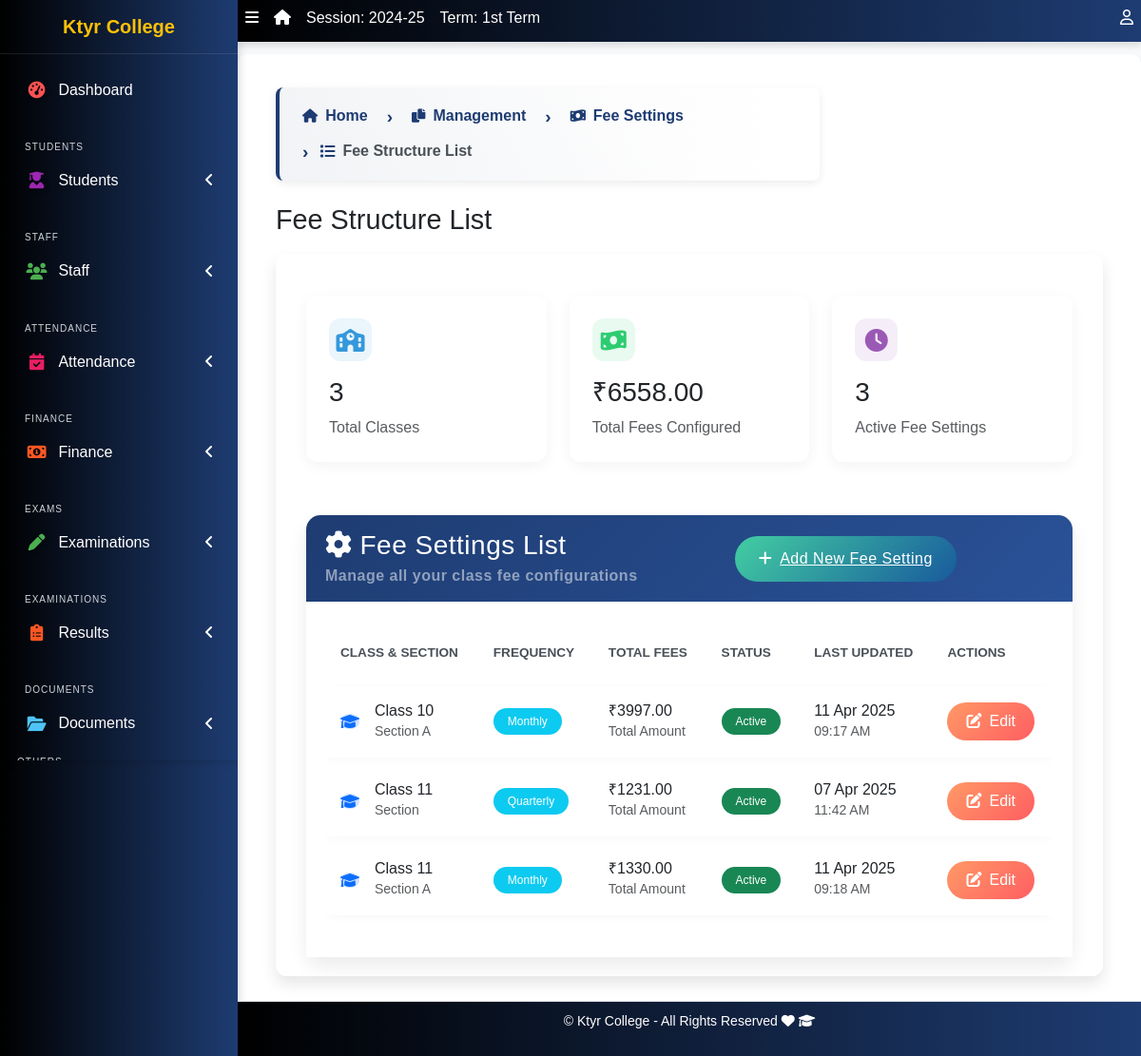
The app's page /fees/settings/list/ with its own data.
### apps/corecode/models.py (models this page shows, shortened)
class AcademicSession(models.Model):
    name = models.CharField(max_length=200, unique=True)
    current = models.BooleanField(default=True)
    class Meta:
        ordering = ["-name"]

class AcademicTerm(models.Model):
    name = models.CharField(max_length=20, unique=True)
    current = models.BooleanField(default=True)
    class Meta:
        ordering = ["name"]

class CollegeProfile(models.Model):
    college_name = models.CharField(max_length=255)
    college_address = models.TextField()
    college_email = models.EmailField()
    college_phone = models.CharField(max_length=15)
    college_logo = models.ImageField(upload_to='college_logos/', blank=True, null=True)
    established_year = models.PositiveIntegerField()
    principal_name = models.CharField(max_length=255)
    college_type = models.CharField(max_length=50, choices=[
        ('Government', 'Government'),
        ('Private', 'Private'),
        ('Semi-Government', 'Semi-Government'),
    ])
    admin_email = models.EmailField()
    admin_contact = models.CharField(max_length=15)
    facebook_link = models.URLField(blank=True, null=True)
    twitter_link = models.URLField(blank=True, null=True)
    linkedin_link = models.URLField(blank=True, null=True)

class FeeSettings(models.Model):
    class_name = models.ForeignKey('StudentClass', on_delete=models.CASCADE)
    section = models.CharField(max_length=20)
    frequency = models.CharField(max_length=20)
    created_at = models.DateTimeField(auto_now_add=True)
    updated_at = models.DateTimeField(auto_now=True)
    class Meta:
        unique_together = ['class_name', 'section']
    def get_total_fees(self):
        return sum(fee.amount - fee.discount for fee in self.fees.all())

class StudentClass(models.Model):
    name = models.CharField(max_length=200, unique=True)
    class Meta:
        verbose_name = "Class"
        verbose_name_plural = "Classes"
        ordering = ["name"]
    def __str__(self):
        return self.name

class FeeStructure(models.Model):
    fee_settings = models.ForeignKey(FeeSettings, on_delete=models.CASCADE, related_name='fees')
    fee_type = models.CharField(max_length=100)
    amount = models.DecimalField(max_digits=10, decimal_places=2)
    due_date = models.DateField()
    late_fee = models.DecimalField(max_digits=10, decimal_places=2, default=0)
    discount = models.DecimalField(max_digits=10, decimal_places=2, default=0)

### apps/corecode/views.py (the view)
# urls.py: path('fees/settings/list/', views.fee_settings_list, name='fee_settings_list'),
def fee_settings_list(request):
    fee_settings_list = FeeSettings.objects.all().order_by('class_name', 'section')
    total_classes = fee_settings_list.count()
    total_fees = sum(setting.get_total_fees() for setting in fee_settings_list)
    active_settings = fee_settings_list.count()  # Assuming all settings are active
    context = {
        'fee_settings_list': fee_settings_list,
        'total_classes': total_classes,
        'total_fees': total_fees,
        'active_settings': active_settings,
    }
    return render(request, 'corecode/fee_settings_list.html', context)

### apps/corecode/templates/corecode/fee_settings_list.html (shortened to what this page needs)
{% extends "base.html" %}
{% load static %}
{% block breadcrumb-left %}
<div class="breadcrumb-container">
  <nav aria-label="breadcrumb">
    <ol class="breadcrumb breadcrumb-chevron">
      <li class="breadcrumb-item">
        <a href="{% url 'home' %}" class="text-decoration-none fw-bold">
          <i class="fas fa-home"></i> Home
        </a>
      </li>
      <li class="breadcrumb-item">
        <a href="#" class="text-decoration-none fw-bold">
          <i class="fas fa-copy"></i> Management
        </a>
      </li>
      <li class="breadcrumb-item">
        <a href="{% url 'fee_settings' %}" class="text-decoration-none fw-bold">
          <i class="fas fa-money-bill-wave"></i> Fee Settings
        </a>
      </li>
      <li class="breadcrumb-item active" aria-current="page">
        <i class="fas fa-list"></i> Fee Structure List
      </li>
    </ol>
  </nav>
</div>
{% endblock breadcrumb-left %}
{% block title %}Fee Structure List{% endblock title %}
{% block content %}
<div class="container mt-4">
    <div class="row mb-4">
        <div class="col-md-4">
            <div class="stats-card">
                <div class="stats-icon" style="background: rgba(52, 152, 219, 0.1); color: #3498db;">
                    <i class="fas fa-school"></i>
                </div>
                <h3>{{ total_classes }}</h3>
                <p class="text-muted mb-0">Total Classes</p>
            </div>
        </div>
        <div class="col-md-4">
            <div class="stats-card">
                <div class="stats-icon" style="background: rgba(46, 204, 113, 0.1); color: #2ecc71;">
                    <i class="fas fa-money-bill-wave"></i>
                </div>
                <h3>₹{{ total_fees|floatformat:2 }}</h3>
                <p class="text-muted mb-0">Total Fees Configured</p>
            </div>
        </div>
        <div class="col-md-4">
            <div class="stats-card">
                <div class="stats-icon" style="background: rgba(155, 89, 182, 0.1); color: #9b59b6;">
                    <i class="fas fa-clock"></i>
                </div>
                <h3>{{ active_settings }}</h3>
                <p class="text-muted mb-0">Active Fee Settings</p>
            </div>
        </div>
    </div>
    <div class="fee-card">
        <div class="card-header d-flex justify-content-between align-items-center">
            <div>
                <h3 class="mb-0"><i class="fas fa-cog me-2"></i>Fee Settings List</h3>
                <p class="mb-0 mt-1 text-white-50">Manage all your class fee configurations</p>
            </div>
            <a href="{% url 'fee_settings' %}" class="add-new-btn">
                <i class="fas fa-plus me-2"></i>Add New Fee Setting
            </a>
        </div>
        <div class="card-body p-4">
            {% if fee_settings_list %}
            <div class="table-responsive">
                <table class="table table-custom">
                    <thead>
                        <tr>
                            <th>CLASS & SECTION</th>
                            <th>FREQUENCY</th>
                            <th>TOTAL FEES</th>
                            <th>STATUS</th>
                            <th>LAST UPDATED</th>
                            <th>ACTIONS</th>
                        </tr>
                    </thead>
                    <tbody>
                        {% for setting in fee_settings_list %}
                        <tr>
                            <td>
                                <div class="d-flex align-items-center">
                                    <div class="avatar-sm bg-primary-subtle rounded-circle me-3 d-flex align-items-center justify-content-center">
                                        <i class="fas fa-graduation-cap text-primary"></i>
                                    </div>
                                    <div>
                                        <h6 class="mb-0">Class {{ setting.class_name }}</h6>
                                        <small class="text-muted">Section {{ setting.section }}</small>
                                    </div>
                                </div>
                            </td>
                            <td>
                                <span class="badge badge-custom bg-info">{{ setting.frequency }}</span>
                            </td>
                            <td>
                                <h6 class="mb-0">₹{{ setting.get_total_fees|floatformat:2 }}</h6>
                                <small class="text-muted">Total Amount</small>
                            </td>
                            <td>
                                <span class="badge badge-custom bg-success">Active</span>
                            </td>
                            <td>
                                <div>
                                    <h6 class="mb-0">{{ setting.updated_at|date:"d M Y" }}</h6>
                                    <small class="text-muted">{{ setting.updated_at|time:"H:i A" }}</small>
                                </div>
                            </td>
                            <td>
                                <a href="{% url 'fee_settings' %}?class_name={{ setting.class_name.id }}&section={{ setting.section }}"
                                   class="btn btn-edit">
                                    <i class="fas fa-edit me-2"></i>Edit
                                </a>
                            </td>
                        </tr>
                        {% endfor %}
                    </tbody>
                </table>
            </div>
            {% endif %}
        </div>
    </div>
</div>
{% endblock %}

### templates/base.html (shortened to what this page needs)
{% load static %}
<!DOCTYPE html>
<html lang="en">
<head>
  <link rel="stylesheet" href="{% static 'dist/css/preload.css' %}">
  <link rel="stylesheet" href="{% static 'plugins/fontawesome-free/css/all.min.css' %}">
  <link rel="stylesheet" href="{% static 'plugins/toastr/toastr.min.css' %}">
<link rel="stylesheet" href="https://cdn.jsdelivr.net/npm/bootstrap-icons/font/bootstrap-icons.css">
    <link rel="stylesheet" href="https://cdnjs.cloudflare.com/ajax/libs/font-awesome/6.5.0/css/all.min.css">
  <link rel="stylesheet"
    href="{% static 'plugins/overlayScrollbars/css/OverlayScrollbars.min.css' %}">
  <link rel="stylesheet" href="{% static 'plugins/Datatables/datatables.min.css' %}" />
  <link rel="stylesheet" href="{% static 'dist/css/adminlte.min.css' %}">
  <link rel="stylesheet" href="https://cdnjs.cloudflare.com/ajax/libs/font-awesome/6.0.0-beta3/css/all.min.css">
  <link rel="stylesheet" href="https://cdn.jsdelivr.net/npm/bootstrap@5.3.0/dist/css/bootstrap.min.css">
  <link rel="stylesheet" href="{% static 'dist/css/style.css' %}">
  <link rel="stylesheet" href="{% static 'dist/css/sidebar-fix.css' %}">
</head>
<body class="hold-transition sidebar-mini layout-fixed layout-navbar-fixed layout-footer-fixed">
  <div class="wrapper">
    <nav class="main-header navbar navbar-expand navbar-dark">
      <ul class="navbar-nav">
        <li class="nav-item">
          <a class="nav-link" data-widget="pushmenu" href="#" role="button"><i
              class="fas fa-bars"></i></a>
        </li>
        <li class="nav-item d-none d-sm-inline-block">
          <a href="{% url 'home' %} " class="nav-link"><i class="fa fa-home"></i></a>
        </li>
        <li class="nav-item d-none d-sm-inline-block">
          <a href="{% url 'current-session' %}" class="nav-link">Session: {{ current_session }}</a>
        </li>
        <li class="nav-item d-none d-sm-inline-block">
          <a href="{% url 'current-session' %}" class="nav-link">Term: {{ current_term }}</a>
        </li>
      </ul>
      <ul class="navbar-nav ml-auto">
        <li class="nav-item dropdown">
          <a class="nav-link" data-toggle="dropdown" href="#">
            <i class="far fa-user"></i>
          </a>
        </li>
      </ul>
    </nav>
    <aside class="main-sidebar sidebar-dark-primary">
      <a href="{% url 'home' %}" class="brand-link">{{ profile.college_name | default:"MySchool" }}</a>
<div class="sidebar">
  <nav class="mt-2">
      <ul class="nav nav-pills nav-sidebar flex-column" data-widget="treeview" role="menu" data-accordion="false">
          <li class="nav-item">
              <a href="{% url 'home' %}" class="nav-link {% if request.resolver_match.url_name == 'home' %}active{% endif %}">
                  <i class="nav-icon fas fa-tachometer-alt" style="color: #ff5733; text-shadow: 2px 2px 5px rgba(0, 0, 0, 0.3);"></i>
                  <p>Dashboard</p>
              </a>
          </li>
          <li class="nav-header">Students</li>
          <li class="nav-item has-treeview  {% if request.resolver_match.url_name in 'student-list student-create student-details  ' %}menu-open{% endif %}">
              <a href="#" class="nav-link  " >
                  <i class="nav-icon fas fa-user-graduate" style="color: #3399ff; text-shadow: 2px 2px 5px rgba(0, 0, 0, 0.3);"></i>
                  <p>Students<i class="fas fa-angle-left right"></i></p>
              </a>
          </li>
          <li class="nav-header">Staff</li>
          <li class="nav-item has-treeview  {% if request.resolver_match.url_name in 'staff-list non-teaching-staffs-list' %}menu-open{% endif %}">
              <a href="#" class="nav-link">
                  <i class="nav-icon fas fa-users" style="color: #9933ff;"></i>
                  <p>Staff<i class="fas fa-angle-left right"></i></p>
              </a>
          </li>
          <li class="nav-header">Attendance</li>
            <li class="nav-item has-treeview {% if request.resolver_match.url_name in 'attendance_list holiday_list' %}menu-open{% endif %}">
                <a href="#" class="nav-link">
                    <i class="nav-icon fas fa-calendar-check" style="color: #ffcc00; text-shadow: 2px 2px 5px rgba(0, 0, 0, 0.3);"></i>
                    <p>Attendance<i class="fas fa-angle-left right"></i></p>
                </a>
            </li>
          <li class="nav-header">Finance</li>
          <li class="nav-item has-treeview {% if request.resolver_match.url_name in 'invoice-list' %}menu-open{% endif %}">
              <a href="#" class="nav-link">
                  <i class="nav-icon fas fa-money-bill-alt" style="color: #66ccff;"></i>
                  <p>
                      Finance
                      <i class="fas fa-angle-left right"></i>
                  </p>
              </a>
          </li>
          <li class="nav-header">Exams</li>
          <li class="nav-item has-treeview">
              <a href="#" class="nav-link">
                  <i class="nav-icon fas fa-pen" style="color: #ff6600; text-shadow: 2px 2px 5px rgba(0, 0, 0, 0.3);"></i>
                  <p>Examinations<i class="fas fa-angle-left right"></i></p>
              </a>
          </li>
          <li class="nav-header">Examinations</li>
          <li class="nav-item has-treeview">
              <a href="#" class="nav-link">
                  <i class="nav-icon fas fa-clipboard-list" style="color: #ff5050;"></i>
                  <p>Results<i class="fas fa-angle-left right"></i></p>
              </a>
          </li>
          <li class="nav-header">Documents</li>
          <li class="nav-item has-treeview">
              <a href="#" class="nav-link">
                  <i class="nav-icon fas fa-folder-open" style="color: #9933ff; text-shadow: 2px 2px 5px rgba(0, 0, 0, 0.3);"></i>
                  <p>Documents<i class="fas fa-angle-left right"></i></p>
              </a>
          </li>
          <ul class="nav nav-pills nav-sidebar flex-column" data-widget="treeview" role="menu" data-accordion="false">
            <li class="nav-header">Others</li>
        </ul>
      </ul>
  </nav>
</div>
    </aside>
    <div class="content-wrapper">
      <section class="content-header">
        <div class="container-fluid">
          <div class="row mb-1">
            <div class="col-sm-8">
              {% block breadcrumb-left %}{% endblock breadcrumb-left %}
              <h1>{% block title %}{% endblock title %}</h1>
            </div>
            <div class="col-sm-4">
            </div>
          </div>
        </div>
      </section>
      <section class="content" >
        <div class="container-fluid">
          <div class="row">
            <div class="col-md-12">
              {% block fullcard %}
              <div class="card">
                <div class="card-body">
                  <div class="row">
                    <div class="col">
                      {% block content %}
                      {% endblock content %}
                    </div>
                  </div>
                </div>
              </div>
              {% endblock fullcard %}
            </div>
          </div>
        </div>
      </section>
    </div>
    <footer class="main-footer">
      <p>&copy; {{ profile.college_name | default:"MySchool" }} - All Rights Reserved
      <i class="fas fa-heart"></i>
      <i class="fas fa-graduation-cap"></i></p>
    </footer>
  </div>
</body>
</html>

### records on screen
AcademicSession: name "2024-25"
AcademicTerm: name "1st Term"
CollegeProfile: college_name "Ktyr College"
FeeSettings: class_name "10", section "A", frequency "Monthly", get_total_fees "3997.00", updated_at "11 Apr 2025", updated_at "09:17 AM"
FeeSettings: class_name "11", frequency "Quarterly", get_total_fees "1231.00", updated_at "07 Apr 2025", updated_at "11:42 AM"
FeeSettings: class_name "11", section "A", frequency "Monthly", get_total_fees "1330.00", updated_at "11 Apr 2025", updated_at "09:18 AM"

### other values on screen
{{ total_classes }} "3"
{{ total_fees|floatformat:2 }} "6558.00"
{{ active_settings }} "3"
